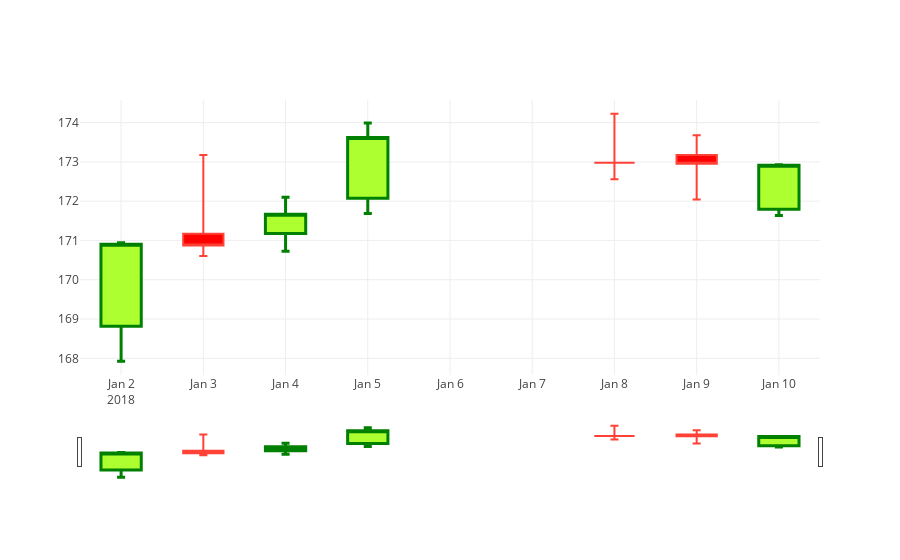

Source (notebook cell):
### Code cell
fig = dict(data=data)

offline.iplot(fig)

### Figure 1 — Plotly figure (JSON) as saved in the notebook; plotly's stock layout.template omitted (floating-point values rounded to 4 significant figures)
{"data": [{"close": [170.9, 170.9, 171.7, 173.6, 173.0, 173.0, 172.9], "decreasing": {"fillcolor": "red"}, "high": [170.9, 173.2, 172.1, 174.0, 174.2, 173.7, 172.9], "increasing": {"fillcolor": "greenyellow", "line": {"color": "green", "width": 3}}, "low": [167.9, 170.6, 170.7, 171.7, 172.6, 172.0, 171.6], "open": [168.8, 171.2, 171.2, 172.1, 173.0, 173.2, 171.8], "type": "candlestick", "uid": "0d1f5f28-9b9c-11e8-97b4-6030d4660e22", "whiskerwidth": 0.2, "x": ["2018-01-02", "2018-01-03", "2018-01-04", "2018-01-05", "2018-01-08", "2018-01-09", "2018-01-10"]}], "layout": {}}
